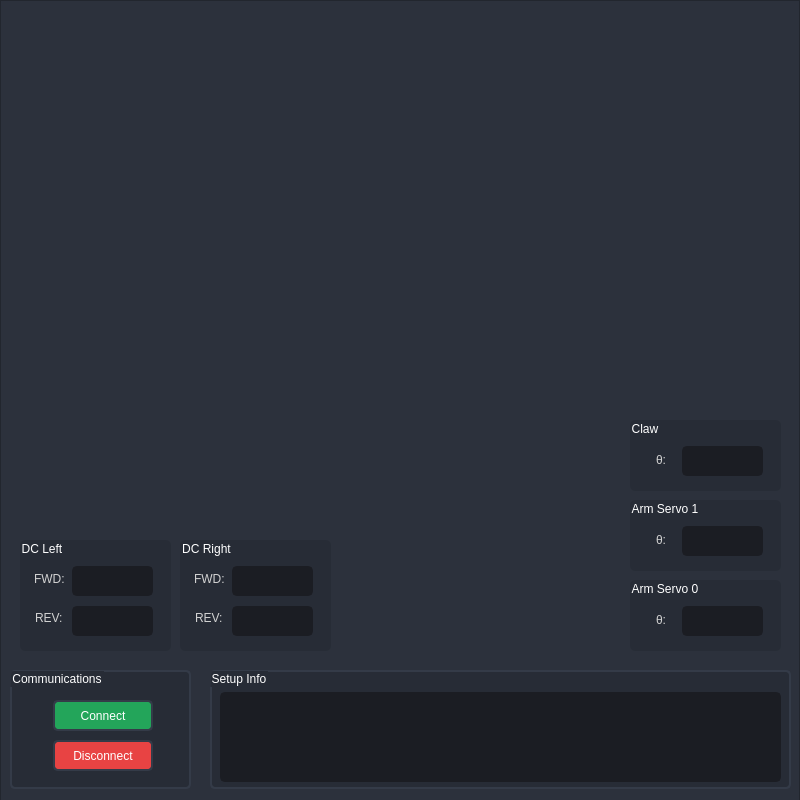
<?xml version="1.0" encoding="UTF-8"?>
<ui version="4.0">
 <class>MainWindow</class>
 <widget class="QMainWindow" name="MainWindow">
  <property name="geometry">
   <rect>
    <x>0</x>
    <y>0</y>
    <width>800</width>
    <height>800</height>
   </rect>
  </property>
  <property name="minimumSize">
   <size>
    <width>800</width>
    <height>800</height>
   </size>
  </property>
  <property name="maximumSize">
   <size>
    <width>800</width>
    <height>1000</height>
   </size>
  </property>
  <property name="windowTitle">
   <string>MainWindow</string>
  </property>
  <widget class="QWidget" name="centralwidget">
   <property name="minimumSize">
    <size>
     <width>800</width>
     <height>1000</height>
    </size>
   </property>
   <property name="maximumSize">
    <size>
     <width>800</width>
     <height>1000</height>
    </size>
   </property>
   <property name="styleSheet">
    <string notr="true">background: transparent;
color: rgb(210, 210, 210);</string>
   </property>
   <widget class="QFrame" name="frameCenter">
    <property name="geometry">
     <rect>
      <x>0</x>
      <y>0</y>
      <width>800</width>
      <height>1000</height>
     </rect>
    </property>
    <property name="minimumSize">
     <size>
      <width>800</width>
      <height>1000</height>
     </size>
    </property>
    <property name="maximumSize">
     <size>
      <width>800</width>
      <height>1000</height>
     </size>
    </property>
    <property name="styleSheet">
     <string notr="true">background-color: rgb(44, 49, 60);</string>
    </property>
    <property name="frameShape">
     <enum>QFrame::StyledPanel</enum>
    </property>
    <property name="frameShadow">
     <enum>QFrame::Raised</enum>
    </property>
    <widget class="QLabel" name="testImage">
     <property name="geometry">
      <rect>
       <x>630</x>
       <y>-3</y>
       <width>171</width>
       <height>101</height>
      </rect>
     </property>
     <property name="styleSheet">
      <string notr="true">image: url(:/hunter/IMG_9610.JPG);
color: transparent;
background-color: transparent;
border-radius: 5px;
</string>
     </property>
     <property name="text">
      <string>hunter</string>
     </property>
    </widget>
    <widget class="QGroupBox" name="groupBoxSerialCommands">
     <property name="geometry">
      <rect>
       <x>10</x>
       <y>670</y>
       <width>181</width>
       <height>119</height>
      </rect>
     </property>
     <property name="font">
      <font>
       <family>Segoe UI</family>
      </font>
     </property>
     <property name="styleSheet">
      <string notr="true">QGroupBox {
	border: 2px solid rgb(52, 59, 72);
	border-radius: 5px;	
	background-color: rgb(39, 44, 54);
	color: white;
}</string>
     </property>
     <property name="title">
      <string>Communications</string>
     </property>
     <widget class="QPushButton" name="stopSerialBtn">
      <property name="geometry">
       <rect>
        <x>43</x>
        <y>70</y>
        <width>100</width>
        <height>31</height>
       </rect>
      </property>
      <property name="styleSheet">
       <string notr="true">QPushButton:enabled{
	border: 2px solid rgb(52, 59, 72);
	border-radius: 5px;	
	background-color: rgb(232, 67, 67);
	color: white;
}
QPushButton:hover {
	background-color: rgb(245, 84, 81);
	color: white;
	border: 2px solid rgb(61, 70, 86);
}
QPushButton:pressed {	
	background-color: rgb(148, 24, 24);
	color: white;
	border: 2px solid rgb(43, 50, 61);
}
QPushButton:disabled {
	border: 2px solid rgb(52, 59, 72);
	border-radius: 5px;	
	background-color: rgb(60, 44, 49);
	color:gray;
}</string>
      </property>
      <property name="text">
       <string>Disconnect</string>
      </property>
     </widget>
     <widget class="QPushButton" name="startSerialBtn">
      <property name="geometry">
       <rect>
        <x>43</x>
        <y>30</y>
        <width>100</width>
        <height>31</height>
       </rect>
      </property>
      <property name="font">
       <font>
        <family>Segoe UI</family>
       </font>
      </property>
      <property name="styleSheet">
       <string notr="true">QPushButton:enabled{
	border: 2px solid rgb(52, 59, 72);
	border-radius: 5px;	
	background-color: rgb(35, 165, 90);
	color: white;
}
QPushButton:hover {
	background-color: rgb(54, 181, 80);
	color: white;
	border: 2px solid rgb(61, 70, 86);
}
QPushButton:pressed {	
	background-color: rgb(18, 107, 64);
	color: white;
	border: 2px solid rgb(43, 50, 61);
}
QPushButton:disabled {
	border: 2px solid rgb(52, 59, 72);
	border-radius: 5px;	
	background-color: rgb(47, 60, 44);
	color: gray;
}</string>
      </property>
      <property name="text">
       <string>Connect</string>
      </property>
     </widget>
    </widget>
    <widget class="QGroupBox" name="groupBoxSetupInfo">
     <property name="geometry">
      <rect>
       <x>210</x>
       <y>670</y>
       <width>581</width>
       <height>119</height>
      </rect>
     </property>
     <property name="font">
      <font>
       <family>Segoe UI</family>
      </font>
     </property>
     <property name="styleSheet">
      <string notr="true">QGroupBox {
	border: 2px solid rgb(52, 59, 72);
	border-radius: 5px;	
	background-color: rgb(39, 44, 54);
	color: white;
}</string>
     </property>
     <property name="title">
      <string>Setup Info</string>
     </property>
     <widget class="QTextBrowser" name="textBrowserLogging">
      <property name="geometry">
       <rect>
        <x>10</x>
        <y>22</y>
        <width>561</width>
        <height>90</height>
       </rect>
      </property>
      <property name="styleSheet">
       <string notr="true">QTextBrowser {
	background-color: rgb(27, 29, 35);
	border-radius: 5px;
	border: 2px solid rgb(27, 29, 35);
}

/* VERTICAL SCROLLBAR */
 QScrollBar:vertical {
	border: none;
    background: rgb(45, 45, 68);
    width: 14px;
    margin: 15px 0 15px 0;
	border-radius: 0px;
 }

/*  HANDLE BAR VERTICAL */
QScrollBar::handle:vertical {	
	background-color: rgb(80, 80, 122);
	min-height: 30px;
	border-radius: 7px;
}
QScrollBar::handle:vertical:hover{	
	background-color: rgb(255, 0, 127);
}
QScrollBar::handle:vertical:pressed {	
	background-color: rgb(185, 0, 92);
}

/* BTN TOP - SCROLLBAR */
QScrollBar::sub-line:vertical {
	border: none;
	background-color: rgb(59, 59, 90);
	height: 15px;
	border-top-left-radius: 7px;
	border-top-right-radius: 7px;
	subcontrol-position: top;
	subcontrol-origin: margin;
}
QScrollBar::sub-line:vertical:hover {	
	background-color: rgb(255, 0, 127);
}
QScrollBar::sub-line:vertical:pressed {	
	background-color: rgb(185, 0, 92);
}

/* BTN BOTTOM - SCROLLBAR */
QScrollBar::add-line:vertical {
	border: none;
	background-color: rgb(59, 59, 90);
	height: 15px;
	border-bottom-left-radius: 7px;
	border-bottom-right-radius: 7px;
	subcontrol-position: bottom;
	subcontrol-origin: margin;
}
QScrollBar::add-line:vertical:hover {	
	background-color: rgb(255, 0, 127);
}
QScrollBar::add-line:vertical:pressed {	
	background-color: rgb(185, 0, 92);
}

/* RESET ARROW */
QScrollBar::up-arrow:vertical, QScrollBar::down-arrow:vertical {
	background: none;
}
QScrollBar::add-page:vertical, QScrollBar::sub-page:vertical {
	background: none;
}</string>
      </property>
      <property name="html">
       <string>&lt;!DOCTYPE HTML PUBLIC &quot;-//W3C//DTD HTML 4.0//EN&quot; &quot;http://www.w3.org/TR/REC-html40/strict.dtd&quot;&gt;
&lt;html&gt;&lt;head&gt;&lt;meta name=&quot;qrichtext&quot; content=&quot;1&quot; /&gt;&lt;style type=&quot;text/css&quot;&gt;
p, li { white-space: pre-wrap; }
&lt;/style&gt;&lt;/head&gt;&lt;body style=&quot; font-family:'MS Shell Dlg 2'; font-size:7.8pt; font-weight:400; font-style:normal;&quot;&gt;
&lt;p style=&quot;-qt-paragraph-type:empty; margin-top:0px; margin-bottom:0px; margin-left:0px; margin-right:0px; -qt-block-indent:0; text-indent:0px;&quot;&gt;&lt;br /&gt;&lt;/p&gt;&lt;/body&gt;&lt;/html&gt;</string>
      </property>
     </widget>
    </widget>
    <widget class="QGroupBox" name="groupBoxDCLeft">
     <property name="geometry">
      <rect>
       <x>20</x>
       <y>540</y>
       <width>151</width>
       <height>111</height>
      </rect>
     </property>
     <property name="styleSheet">
      <string notr="true">QGroupBox {
	border-radius: 5px;	
	background-color: rgb(39, 44, 54);
	color: white;
}</string>
     </property>
     <property name="title">
      <string>DC Left</string>
     </property>
     <widget class="QFrame" name="frameDCLeft">
      <property name="geometry">
       <rect>
        <x>10</x>
        <y>16</y>
        <width>141</width>
        <height>91</height>
       </rect>
      </property>
      <property name="styleSheet">
       <string notr="true">background-color: transparent;
border-radius: 5px;</string>
      </property>
      <property name="frameShape">
       <enum>QFrame::StyledPanel</enum>
      </property>
      <property name="frameShadow">
       <enum>QFrame::Raised</enum>
      </property>
      <widget class="QLabel" name="labelFWD_0">
       <property name="geometry">
        <rect>
         <x>4</x>
         <y>13</y>
         <width>30</width>
         <height>20</height>
        </rect>
       </property>
       <property name="font">
        <font>
         <family>Segoe UI</family>
        </font>
       </property>
       <property name="text">
        <string>FWD:</string>
       </property>
      </widget>
      <widget class="QTextBrowser" name="textBrowserREV_0">
       <property name="geometry">
        <rect>
         <x>42</x>
         <y>50</y>
         <width>81</width>
         <height>30</height>
        </rect>
       </property>
       <property name="styleSheet">
        <string notr="true">QTextBrowser {
	background-color: rgb(27, 29, 35);
	border-radius: 5px;
	border: 2px solid rgb(27, 29, 35);
}</string>
       </property>
      </widget>
      <widget class="QTextBrowser" name="textBrowserFWD_0">
       <property name="geometry">
        <rect>
         <x>42</x>
         <y>10</y>
         <width>81</width>
         <height>30</height>
        </rect>
       </property>
       <property name="styleSheet">
        <string notr="true">QTextBrowser {
	background-color: rgb(27, 29, 35);
	border-radius: 5px;
	border: 2px solid rgb(27, 29, 35);
}
</string>
       </property>
      </widget>
      <widget class="QLabel" name="labelREV_0">
       <property name="geometry">
        <rect>
         <x>5</x>
         <y>52</y>
         <width>30</width>
         <height>20</height>
        </rect>
       </property>
       <property name="font">
        <font>
         <family>Segoe UI</family>
        </font>
       </property>
       <property name="text">
        <string>REV:</string>
       </property>
      </widget>
     </widget>
    </widget>
    <widget class="QGroupBox" name="groupBoxDCRight">
     <property name="geometry">
      <rect>
       <x>180</x>
       <y>540</y>
       <width>151</width>
       <height>111</height>
      </rect>
     </property>
     <property name="styleSheet">
      <string notr="true">QGroupBox {
	border-radius: 5px;	
	background-color: rgb(39, 44, 54);
	color: white;
}</string>
     </property>
     <property name="title">
      <string>DC Right</string>
     </property>
     <widget class="QFrame" name="frameDCRight">
      <property name="geometry">
       <rect>
        <x>10</x>
        <y>16</y>
        <width>141</width>
        <height>91</height>
       </rect>
      </property>
      <property name="styleSheet">
       <string notr="true">background-color: transparent;
border-radius: 5px;</string>
      </property>
      <property name="frameShape">
       <enum>QFrame::StyledPanel</enum>
      </property>
      <property name="frameShadow">
       <enum>QFrame::Raised</enum>
      </property>
      <widget class="QLabel" name="labelFWD_2">
       <property name="geometry">
        <rect>
         <x>4</x>
         <y>13</y>
         <width>30</width>
         <height>20</height>
        </rect>
       </property>
       <property name="font">
        <font>
         <family>Segoe UI</family>
        </font>
       </property>
       <property name="text">
        <string>FWD:</string>
       </property>
      </widget>
      <widget class="QTextBrowser" name="textBrowserREV_2">
       <property name="geometry">
        <rect>
         <x>42</x>
         <y>50</y>
         <width>81</width>
         <height>30</height>
        </rect>
       </property>
       <property name="styleSheet">
        <string notr="true">QTextBrowser {
	background-color: rgb(27, 29, 35);
	border-radius: 5px;
	border: 2px solid rgb(27, 29, 35);
}</string>
       </property>
      </widget>
      <widget class="QTextBrowser" name="textBrowserFWD_2">
       <property name="geometry">
        <rect>
         <x>42</x>
         <y>10</y>
         <width>81</width>
         <height>30</height>
        </rect>
       </property>
       <property name="styleSheet">
        <string notr="true">QTextBrowser {
	background-color: rgb(27, 29, 35);
	border-radius: 5px;
	border: 2px solid rgb(27, 29, 35);
}
</string>
       </property>
      </widget>
      <widget class="QLabel" name="labelREV_2">
       <property name="geometry">
        <rect>
         <x>5</x>
         <y>52</y>
         <width>30</width>
         <height>20</height>
        </rect>
       </property>
       <property name="font">
        <font>
         <family>Segoe UI</family>
        </font>
       </property>
       <property name="text">
        <string>REV:</string>
       </property>
      </widget>
     </widget>
    </widget>
    <widget class="QGroupBox" name="groupBoxArm_0">
     <property name="geometry">
      <rect>
       <x>630</x>
       <y>580</y>
       <width>151</width>
       <height>71</height>
      </rect>
     </property>
     <property name="styleSheet">
      <string notr="true">QGroupBox {
	border-radius: 5px;	
	background-color: rgb(39, 44, 54);
	color: white;
}</string>
     </property>
     <property name="title">
      <string>Arm Servo 0</string>
     </property>
     <widget class="QFrame" name="frameArm_0">
      <property name="geometry">
       <rect>
        <x>10</x>
        <y>16</y>
        <width>141</width>
        <height>51</height>
       </rect>
      </property>
      <property name="styleSheet">
       <string notr="true">background-color: transparent;
border-radius: 5px;</string>
      </property>
      <property name="frameShape">
       <enum>QFrame::StyledPanel</enum>
      </property>
      <property name="frameShadow">
       <enum>QFrame::Raised</enum>
      </property>
      <widget class="QLabel" name="labelArm_0">
       <property name="geometry">
        <rect>
         <x>16</x>
         <y>14</y>
         <width>21</width>
         <height>20</height>
        </rect>
       </property>
       <property name="font">
        <font>
         <family>Segoe UI</family>
        </font>
       </property>
       <property name="text">
        <string>θ:</string>
       </property>
      </widget>
      <widget class="QTextBrowser" name="textBrowserArm_0">
       <property name="geometry">
        <rect>
         <x>42</x>
         <y>10</y>
         <width>81</width>
         <height>30</height>
        </rect>
       </property>
       <property name="styleSheet">
        <string notr="true">QTextBrowser {
	background-color: rgb(27, 29, 35);
	border-radius: 5px;
	border: 2px solid rgb(27, 29, 35);
}
</string>
       </property>
      </widget>
     </widget>
    </widget>
    <widget class="QGroupBox" name="groupBoxArm_1">
     <property name="geometry">
      <rect>
       <x>630</x>
       <y>500</y>
       <width>151</width>
       <height>71</height>
      </rect>
     </property>
     <property name="styleSheet">
      <string notr="true">QGroupBox {
	border-radius: 5px;	
	background-color: rgb(39, 44, 54);
	color: white;
}</string>
     </property>
     <property name="title">
      <string>Arm Servo 1</string>
     </property>
     <widget class="QFrame" name="frameArm_2">
      <property name="geometry">
       <rect>
        <x>10</x>
        <y>16</y>
        <width>141</width>
        <height>51</height>
       </rect>
      </property>
      <property name="styleSheet">
       <string notr="true">background-color: transparent;
border-radius: 5px;</string>
      </property>
      <property name="frameShape">
       <enum>QFrame::StyledPanel</enum>
      </property>
      <property name="frameShadow">
       <enum>QFrame::Raised</enum>
      </property>
      <widget class="QLabel" name="labelArm_2">
       <property name="geometry">
        <rect>
         <x>16</x>
         <y>14</y>
         <width>21</width>
         <height>20</height>
        </rect>
       </property>
       <property name="font">
        <font>
         <family>Segoe UI</family>
        </font>
       </property>
       <property name="text">
        <string>θ:</string>
       </property>
      </widget>
      <widget class="QTextBrowser" name="textBrowserArm_2">
       <property name="geometry">
        <rect>
         <x>42</x>
         <y>10</y>
         <width>81</width>
         <height>30</height>
        </rect>
       </property>
       <property name="styleSheet">
        <string notr="true">QTextBrowser {
	background-color: rgb(27, 29, 35);
	border-radius: 5px;
	border: 2px solid rgb(27, 29, 35);
}
</string>
       </property>
      </widget>
     </widget>
    </widget>
    <widget class="QWidget" name="armmpl" native="true">
     <property name="geometry">
      <rect>
       <x>110</x>
       <y>250</y>
       <width>120</width>
       <height>80</height>
      </rect>
     </property>
    </widget>
    <widget class="QGroupBox" name="groupBoxClaw">
     <property name="geometry">
      <rect>
       <x>630</x>
       <y>420</y>
       <width>151</width>
       <height>71</height>
      </rect>
     </property>
     <property name="styleSheet">
      <string notr="true">QGroupBox {
	border-radius: 5px;	
	background-color: rgb(39, 44, 54);
	color: white;
}</string>
     </property>
     <property name="title">
      <string>Claw</string>
     </property>
     <widget class="QFrame" name="frameClaw">
      <property name="geometry">
       <rect>
        <x>10</x>
        <y>16</y>
        <width>141</width>
        <height>51</height>
       </rect>
      </property>
      <property name="styleSheet">
       <string notr="true">background-color: transparent;
border-radius: 5px;</string>
      </property>
      <property name="frameShape">
       <enum>QFrame::StyledPanel</enum>
      </property>
      <property name="frameShadow">
       <enum>QFrame::Raised</enum>
      </property>
      <widget class="QLabel" name="labelArm_3">
       <property name="geometry">
        <rect>
         <x>16</x>
         <y>14</y>
         <width>21</width>
         <height>20</height>
        </rect>
       </property>
       <property name="font">
        <font>
         <family>Segoe UI</family>
        </font>
       </property>
       <property name="text">
        <string>θ:</string>
       </property>
      </widget>
      <widget class="QTextBrowser" name="textBrowserServo">
       <property name="geometry">
        <rect>
         <x>42</x>
         <y>10</y>
         <width>81</width>
         <height>30</height>
        </rect>
       </property>
       <property name="styleSheet">
        <string notr="true">QTextBrowser {
	background-color: rgb(27, 29, 35);
	border-radius: 5px;
	border: 2px solid rgb(27, 29, 35);
}
</string>
       </property>
      </widget>
     </widget>
    </widget>
    <widget class="QLabel" name="testImage_2">
     <property name="geometry">
      <rect>
       <x>45</x>
       <y>20</y>
       <width>361</width>
       <height>241</height>
      </rect>
     </property>
     <property name="styleSheet">
      <string notr="true">image: url(:/sideView/Phase05-bot-side-view.png);
color: transparent;
background-color: transparent;
border-radius: 5px;
</string>
     </property>
     <property name="text">
      <string>sideview</string>
     </property>
    </widget>
    <widget class="QLabel" name="testImage_3">
     <property name="geometry">
      <rect>
       <x>-30</x>
       <y>270</y>
       <width>351</width>
       <height>250</height>
      </rect>
     </property>
     <property name="styleSheet">
      <string notr="true">image: url(:/frontView/Phase05-bot-front-view.png);
color: transparent;
background-color: transparent;
border-radius: 5px;
</string>
     </property>
     <property name="text">
      <string>frontview</string>
     </property>
    </widget>
    <widget class="QLabel" name="testImage_4">
     <property name="geometry">
      <rect>
       <x>160</x>
       <y>250</y>
       <width>351</width>
       <height>251</height>
      </rect>
     </property>
     <property name="styleSheet">
      <string notr="true">image: url(:/backView/Phase05-bot-back-view.png);
color: transparent;
background-color: transparent;
border-radius: 5px;
</string>
     </property>
     <property name="text">
      <string>backview</string>
     </property>
    </widget>
   </widget>
  </widget>
 </widget>
 <resources>
  <include location="imageresources/bot-back-view.qrc"/>
  <include location="imageresources/bot-front-view.qrc"/>
  <include location="imageresources/hunter.qrc"/>
  <include location="imageresources/bot-side-view.qrc"/>
 </resources>
 <connections/>
</ui>
